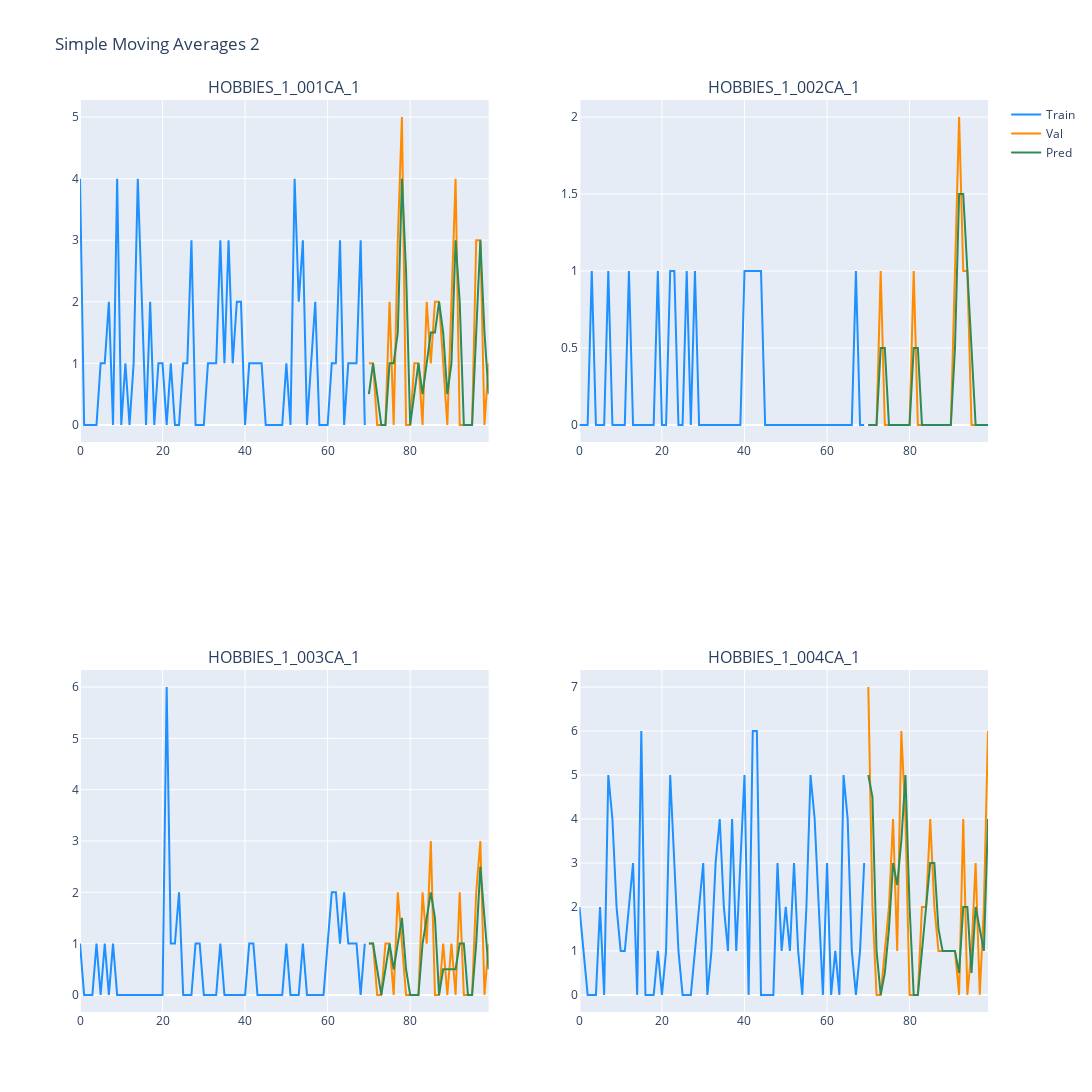

Notebook source saved alongside this figure:
### Code cell
p22 = simpleMovingAverages2(2)
predA = []
for i in range(len(p22)):
    predA.append(p22[i][-30:])
rmse2A = rmse(predA, val_dataset)
print(rmse2A)
plotPredictions(predA, "Simple Moving Averages 2")

### Figure 1 — Plotly figure (JSON) as saved in the notebook; plotly's stock layout.template omitted (floating-point values rounded to 4 significant figures)
{"data": [{"marker": {"color": "dodgerblue"}, "mode": "lines", "name": "Train", "type": "scatter", "x": [0, 1, 2, 3, 4, 5, 6, 7, 8, 9, 10, 11, 12, 13, 14, 15, 16, 17, 18, 19, 20, 21, 22, 23, 24, 25, 26, 27, 28, 29, 30, 31, 32, 33, 34, 35, 36, 37, 38, 39, 40, 41, 42, 43, 44, 45, 46, 47, 48, 49, 50, 51, 52, 53, 54, 55, 56, 57, 58, 59, 60, 61, 62, 63, 64, 65, 66, 67, 68, 69], "xaxis": "x", "y": [4, 0, 0, 0, 0, 1, 1, 2, 0, 4, 0, 1, 0, 1, 4, 2, 0, 2, 0, 1, 1, 0, 1, 0, 0, 1, 1, 3, 0, 0, 0, 1, 1, 1, 3, 1, 3, 1, 2, 2, 0, 1, 1, 1, 1, 0, 0, 0, 0, 0, 1, 0, 4, 2, 3, 0, 1, 2, 0, 0, 0, 1, 1, 3, 0, 1, 1, 1, 3, 0], "yaxis": "y"}, {"marker": {"color": "darkorange"}, "mode": "lines", "name": "Val", "type": "scatter", "x": [70, 71, 72, 73, 74, 75, 76, 77, 78, 79, 80, 81, 82, 83, 84, 85, 86, 87, 88, 89, 90, 91, 92, 93, 94, 95, 96, 97, 98, 99], "xaxis": "x", "y": [1, 1, 0, 0, 0, 2, 0, 3, 5, 0, 0, 1, 1, 0, 2, 1, 2, 2, 1, 0, 2, 4, 0, 0, 0, 0, 3, 3, 0, 1], "yaxis": "y"}, {"marker": {"color": "seagreen"}, "mode": "lines", "name": "Pred", "type": "scatter", "x": [70, 71, 72, 73, 74, 75, 76, 77, 78, 79, 80, 81, 82, 83, 84, 85, 86, 87, 88, 89, 90, 91, 92, 93, 94, 95, 96, 97, 98, 99], "xaxis": "x", "y": [0.5, 1, 0.5, 0, 0, 1, 1, 1.5, 4, 2.5, 0, 0.5, 1, 0.5, 1, 1.5, 1.5, 2, 1.5, 0.5, 1, 3, 2, 0, 0, 0, 1.5, 3, 1.5, 0.5], "yaxis": "y"}, {"marker": {"color": "dodgerblue"}, "mode": "lines", "showlegend": false, "type": "scatter", "x": [0, 1, 2, 3, 4, 5, 6, 7, 8, 9, 10, 11, 12, 13, 14, 15, 16, 17, 18, 19, 20, 21, 22, 23, 24, 25, 26, 27, 28, 29, 30, 31, 32, 33, 34, 35, 36, 37, 38, 39, 40, 41, 42, 43, 44, 45, 46, 47, 48, 49, 50, 51, 52, 53, 54, 55, 56, 57, 58, 59, 60, 61, 62, 63, 64, 65, 66, 67, 68, 69], "xaxis": "x2", "y": [0, 0, 0, 1, 0, 0, 0, 1, 0, 0, 0, 0, 1, 0, 0, 0, 0, 0, 0, 1, 0, 0, 1, 1, 0, 0, 1, 0, 1, 0, 0, 0, 0, 0, 0, 0, 0, 0, 0, 0, 1, 1, 1, 1, 1, 0, 0, 0, 0, 0, 0, 0, 0, 0, 0, 0, 0, 0, 0, 0, 0, 0, 0, 0, 0, 0, 0, 1, 0, 0], "yaxis": "y2"}, {"marker": {"color": "darkorange"}, "mode": "lines", "showlegend": false, "type": "scatter", "x": [70, 71, 72, 73, 74, 75, 76, 77, 78, 79, 80, 81, 82, 83, 84, 85, 86, 87, 88, 89, 90, 91, 92, 93, 94, 95, 96, 97, 98, 99], "xaxis": "x2", "y": [0, 0, 0, 1, 0, 0, 0, 0, 0, 0, 0, 1, 0, 0, 0, 0, 0, 0, 0, 0, 0, 1, 2, 1, 1, 0, 0, 0, 0, 0], "yaxis": "y2"}, {"marker": {"color": "seagreen"}, "mode": "lines", "name": "Val", "showlegend": false, "type": "scatter", "x": [70, 71, 72, 73, 74, 75, 76, 77, 78, 79, 80, 81, 82, 83, 84, 85, 86, 87, 88, 89, 90, 91, 92, 93, 94, 95, 96, 97, 98, 99], "xaxis": "x2", "y": [0, 0, 0, 0.5, 0.5, 0, 0, 0, 0, 0, 0, 0.5, 0.5, 0, 0, 0, 0, 0, 0, 0, 0, 0.5, 1.5, 1.5, 1, 0.5, 0, 0, 0, 0], "yaxis": "y2"}, {"marker": {"color": "dodgerblue"}, "mode": "lines", "showlegend": false, "type": "scatter", "x": [0, 1, 2, 3, 4, 5, 6, 7, 8, 9, 10, 11, 12, 13, 14, 15, 16, 17, 18, 19, 20, 21, 22, 23, 24, 25, 26, 27, 28, 29, 30, 31, 32, 33, 34, 35, 36, 37, 38, 39, 40, 41, 42, 43, 44, 45, 46, 47, 48, 49, 50, 51, 52, 53, 54, 55, 56, 57, 58, 59, 60, 61, 62, 63, 64, 65, 66, 67, 68, 69], "xaxis": "x3", "y": [1, 0, 0, 0, 1, 0, 1, 0, 1, 0, 0, 0, 0, 0, 0, 0, 0, 0, 0, 0, 0, 6, 1, 1, 2, 0, 0, 0, 1, 1, 0, 0, 0, 0, 1, 0, 0, 0, 0, 0, 0, 1, 1, 0, 0, 0, 0, 0, 0, 0, 1, 0, 0, 0, 1, 0, 0, 0, 0, 0, 1, 2, 2, 1, 2, 1, 1, 1, 0, 1], "yaxis": "y3"}, {"marker": {"color": "darkorange"}, "mode": "lines", "showlegend": false, "type": "scatter", "x": [70, 71, 72, 73, 74, 75, 76, 77, 78, 79, 80, 81, 82, 83, 84, 85, 86, 87, 88, 89, 90, 91, 92, 93, 94, 95, 96, 97, 98, 99], "xaxis": "x3", "y": [1, 1, 0, 0, 1, 1, 0, 2, 1, 0, 0, 0, 0, 2, 1, 3, 0, 0, 1, 0, 1, 0, 2, 0, 0, 0, 2, 3, 0, 1], "yaxis": "y3"}, {"marker": {"color": "seagreen"}, "mode": "lines", "name": "Pred", "showlegend": false, "type": "scatter", "x": [70, 71, 72, 73, 74, 75, 76, 77, 78, 79, 80, 81, 82, 83, 84, 85, 86, 87, 88, 89, 90, 91, 92, 93, 94, 95, 96, 97, 98, 99], "xaxis": "x3", "y": [1, 1, 0.5, 0, 0.5, 1, 0.5, 1, 1.5, 0.5, 0, 0, 0, 1, 1.5, 2, 1.5, 0, 0.5, 0.5, 0.5, 0.5, 1, 1, 0, 0, 1, 2.5, 1.5, 0.5], "yaxis": "y3"}, {"marker": {"color": "dodgerblue"}, "mode": "lines", "showlegend": false, "type": "scatter", "x": [0, 1, 2, 3, 4, 5, 6, 7, 8, 9, 10, 11, 12, 13, 14, 15, 16, 17, 18, 19, 20, 21, 22, 23, 24, 25, 26, 27, 28, 29, 30, 31, 32, 33, 34, 35, 36, 37, 38, 39, 40, 41, 42, 43, 44, 45, 46, 47, 48, 49, 50, 51, 52, 53, 54, 55, 56, 57, 58, 59, 60, 61, 62, 63, 64, 65, 66, 67, 68, 69], "xaxis": "x4", "y": [2, 1, 0, 0, 0, 2, 0, 5, 4, 2, 1, 1, 2, 3, 0, 6, 0, 0, 0, 1, 0, 1, 5, 3, 1, 0, 0, 0, 1, 2, 3, 0, 1, 3, 4, 2, 1, 4, 1, 3, 5, 0, 6, 6, 0, 0, 0, 0, 3, 1, 2, 1, 3, 1, 0, 2, 5, 4, 2, 0, 3, 0, 1, 0, 5, 4, 1, 0, 1, 3], "yaxis": "y4"}, {"marker": {"color": "darkorange"}, "mode": "lines", "showlegend": false, "type": "scatter", "x": [70, 71, 72, 73, 74, 75, 76, 77, 78, 79, 80, 81, 82, 83, 84, 85, 86, 87, 88, 89, 90, 91, 92, 93, 94, 95, 96, 97, 98, 99], "xaxis": "x4", "y": [7, 2, 0, 0, 1, 2, 4, 1, 6, 4, 0, 0, 0, 2, 2, 4, 2, 1, 1, 1, 1, 1, 0, 4, 0, 1, 3, 0, 2, 6], "yaxis": "y4"}, {"marker": {"color": "seagreen"}, "mode": "lines", "name": "Val", "showlegend": false, "type": "scatter", "x": [70, 71, 72, 73, 74, 75, 76, 77, 78, 79, 80, 81, 82, 83, 84, 85, 86, 87, 88, 89, 90, 91, 92, 93, 94, 95, 96, 97, 98, 99], "xaxis": "x4", "y": [5, 4.5, 1, 0, 0.5, 1.5, 3, 2.5, 3.5, 5, 2, 0, 0, 1, 2, 3, 3, 1.5, 1, 1, 1, 1, 0.5, 2, 2, 0.5, 2, 1.5, 1, 4], "yaxis": "y4"}], "layout": {"annotations": [{"font": {"size": 16}, "showarrow": false, "text": "HOBBIES_1_001CA_1", "x": 0.225, "xanchor": "center", "xref": "paper", "y": 1, "yanchor": "bottom", "yref": "paper"}, {"font": {"size": 16}, "showarrow": false, "text": "HOBBIES_1_002CA_1", "x": 0.775, "xanchor": "center", "xref": "paper", "y": 1, "yanchor": "bottom", "yref": "paper"}, {"font": {"size": 16}, "showarrow": false, "text": "HOBBIES_1_003CA_1", "x": 0.225, "xanchor": "center", "xref": "paper", "y": 0.375, "yanchor": "bottom", "yref": "paper"}, {"font": {"size": 16}, "showarrow": false, "text": "HOBBIES_1_004CA_1", "x": 0.775, "xanchor": "center", "xref": "paper", "y": 0.375, "yanchor": "bottom", "yref": "paper"}], "height": 1200, "title": {"text": "Simple Moving Averages 2"}, "width": 1600, "xaxis": {"anchor": "y", "domain": [0, 0.45]}, "xaxis2": {"anchor": "y2", "domain": [0.55, 1]}, "xaxis3": {"anchor": "y3", "domain": [0, 0.45]}, "xaxis4": {"anchor": "y4", "domain": [0.55, 1]}, "yaxis": {"anchor": "x", "domain": [0.625, 1]}, "yaxis2": {"anchor": "x2", "domain": [0.625, 1]}, "yaxis3": {"anchor": "x3", "domain": [0, 0.375]}, "yaxis4": {"anchor": "x4", "domain": [0, 0.375]}}}
